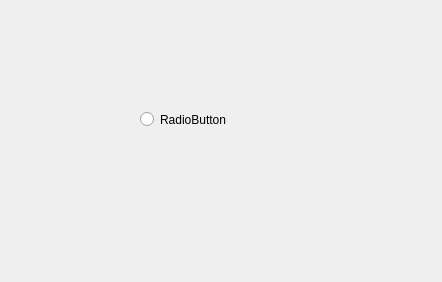
<?xml version="1.0" encoding="UTF-8"?>
<ui version="4.0">
 <class>export_check_btn</class>
 <widget class="QWidget" name="export_check_btn">
  <property name="geometry">
   <rect>
    <x>0</x>
    <y>0</y>
    <width>442</width>
    <height>282</height>
   </rect>
  </property>
  <property name="windowTitle">
   <string>Form</string>
  </property>
  <widget class="QRadioButton" name="radioButton">
   <property name="geometry">
    <rect>
     <x>140</x>
     <y>110</y>
     <width>115</width>
     <height>19</height>
    </rect>
   </property>
   <property name="text">
    <string>RadioButton</string>
   </property>
  </widget>
 </widget>
 <resources/>
 <connections/>
</ui>
